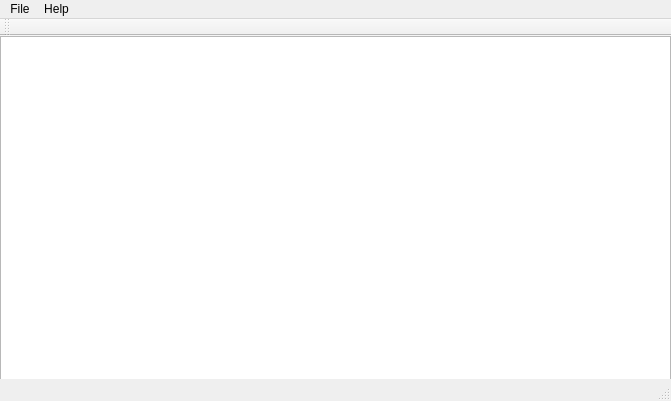
<?xml version="1.0" encoding="UTF-8"?>
<ui version="4.0">
 <class>ORMainWindow</class>
 <widget class="QMainWindow" name="ORMainWindow">
  <property name="geometry">
   <rect>
    <x>0</x>
    <y>0</y>
    <width>671</width>
    <height>401</height>
   </rect>
  </property>
  <property name="windowTitle">
   <string>ORMainWindow</string>
  </property>
  <widget class="QWidget" name="centralWidget">
   <widget class="QGraphicsView" name="m_mainGraphicsView">
    <property name="geometry">
     <rect>
      <x>0</x>
      <y>0</y>
      <width>671</width>
      <height>351</height>
     </rect>
    </property>
   </widget>
  </widget>
  <widget class="QMenuBar" name="menuBar">
   <property name="geometry">
    <rect>
     <x>0</x>
     <y>0</y>
     <width>671</width>
     <height>20</height>
    </rect>
   </property>
   <widget class="QMenu" name="menuFile">
    <property name="title">
     <string>File</string>
    </property>
    <addaction name="actionExit"/>
   </widget>
   <widget class="QMenu" name="menuHelp">
    <property name="title">
     <string>Help</string>
    </property>
   </widget>
   <addaction name="menuFile"/>
   <addaction name="menuHelp"/>
  </widget>
  <widget class="QToolBar" name="mainToolBar">
   <attribute name="toolBarArea">
    <enum>TopToolBarArea</enum>
   </attribute>
   <attribute name="toolBarBreak">
    <bool>false</bool>
   </attribute>
  </widget>
  <widget class="QStatusBar" name="statusBar"/>
  <action name="actionExit">
   <property name="text">
    <string>Exit</string>
   </property>
  </action>
 </widget>
 <layoutdefault spacing="6" margin="11"/>
 <resources/>
 <connections/>
</ui>
